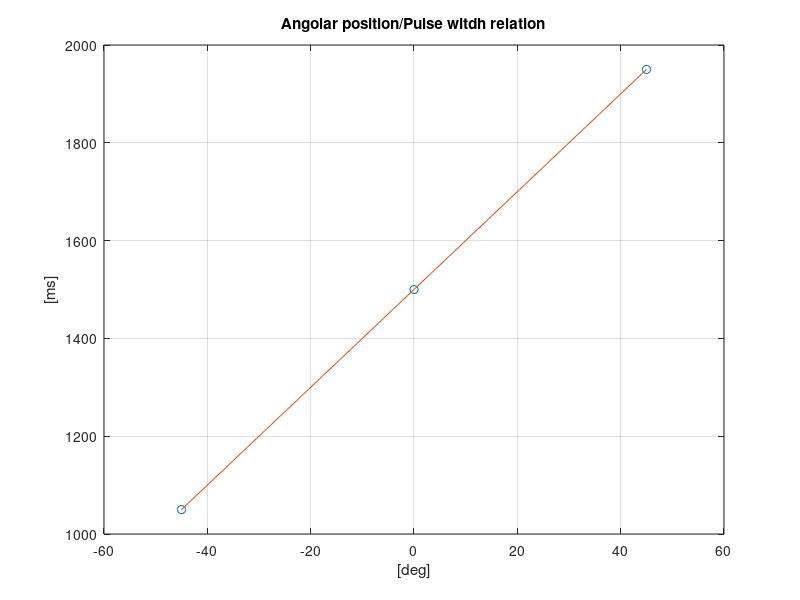

Here is the MATLAB script that generated this plot:
% TiltRotor Simulink Parameters and Setup
close all;
clear all;
%Common parameters
g = 9.81;
degtorad = pi/180;              % Degrees to radiant conversion

%% Tiltcopter Properties
m = 1.478;                       %[kg] Body mass
Mb = diag([m m m]);              %[Kg] Mass matrix
MbInv = Mb\eye(3);               %[Kg^-1] Inverse of mass matrix
b = 0.55/2;                      %[m] Arm lenght

% Approximated Inertia
m_c =  0.9;                            %[Kg] Mass of the center cylinder 
r_c =  0.17;                           %[m] Radius of the center cylinder
h_c =  0.15;                              %[m] Height of th ecenter cylinder

m_r =  0.13;                         %[Kg] Mass of the rotor group

Ixx = m_c/12 *(3*r_c^2+h_c^2)+ m_r*b^2; %[kg*m^2] Estimated Inertia around Xbody axes
Iyy = Ixx;                              %[kg*m^2] Estimated Inertia around Ybody axes
Izz = m_c*r_c^2/2 +m_r*b^2;             %[kg*m^2] Estimated Inertia around Zbody axes

%Ixx = 0.034736;                  %[kg*m^2] Inertia around Xbody axes
%Ixx_sigma = 0.0011563;           %[kg*m^2] Uncertainty of Inertia around Xbody axes
%Iyy = Ixx;                       %[kg*m^2] Inertia around Ybody axes
%Iyy_sigma = Ixx_sigma;           %[kg*m^2] Uncertainty of Inertia around Ybody axes
%Izz = 0.05;                      %[kg*m^2] Inertia around Zbody axes

In = diag([Ixx Iyy Izz]);        %[kg*m^2] Inertia tensor
InInv = In\eye(3);               %[kg^-1*m^-2] Inverse of inertia tensor

%% Servomotor Model Parameters
B0 = 1.399e04;
B1 =    1150;
B2 = 37.46;
B3 = 1;
ServoMotor_Gain = 1.409e04;

%s = tf('s');
%G_servo = B0/(B3+B2*s+B1*s+B0);

% Conversion angle -> pulse width
% Relationship between pulse and position:
% Neutral position -> 1500ms
% Maximum position (45deg)  -> 1950ms
% Minimum position (-45deg) -> 1050ms

% Let's find a first order relationship y = mx + q
x = [0 pi/4 -pi/4];
y = [1500 1950 1050];
p = polyfit(x,y,1);

m_servo = p(1);
q_servo = p(2);

x_vett = linspace(-45,45)*degtorad;
y1 = polyval(p,x_vett);
figure


% Plot of the result
plot(x/degtorad,y,'o')
hold on
plot(x_vett/degtorad,y1)
xlabel('[deg]');ylabel('[ms]');grid;title('Angolar position/Pulse witdh relation');
hold off
%% Aerodynamic parameters

%Propellers information
D = 12*(0.0254);                 %[m] Propeller diameter
R = D/2;                         %[m] Propeller radius
A = pi*R^2;                      %[m^2] Disk area
ro = 1.225;                      %[kg*m^-3] Air density
nb = 2;                          %[1] Number of blades
ChordAv = .01;                   %[m] Average chord length
Ab = nb*R*ChordAv;               %[m] Blade area
sigma = Ab/A;                    %[1] Solid ratio
Ct = 0.011859;                   %[1] Thrust coefficent
Cq = 0.00091322;                 %[1] Torque coefficent
tau = 0.055257;                  %[s] Motor+Propeller time constant
x1 = [6.0312 80.4859];           %RPM vs THROTTLE: Y = m*X + q; x1 = [m q]
Kt = Ct*ro*A*R^2;
Kt_sigma = 1.0832e-07;
Kq = Cq*ro*A*R^3;
OMEhov = sqrt((m*g/Kt)/4);       % Angular velocity at Hovering
omega_hover = OMEhov;            % Conversion nomeclature :)
dMdu = 4*sqrt(2)*Kt*b*OMEhov;    %[Nm*s] Control derivative
dMdu_sigma = (4*sqrt(2)*b*OMEhov)*Kt_sigma;


%Aerodynamic damping
dMdq = -0.046271;                %[Nm*s] Stability derivative of the vehicle pitch
dMdq_sigma = 0.0024164;          %[Nm*s] Uncertainty of stability derivative of the vehicle pitch
dLdp = dMdq;
dNdr = -0.0185;                  %[Nm*s] Stability derivative of the vehicle yaw
dLMN = [dLdp  0    0   ;
         0   dMdq  0   ;
         0    0   dNdr];


